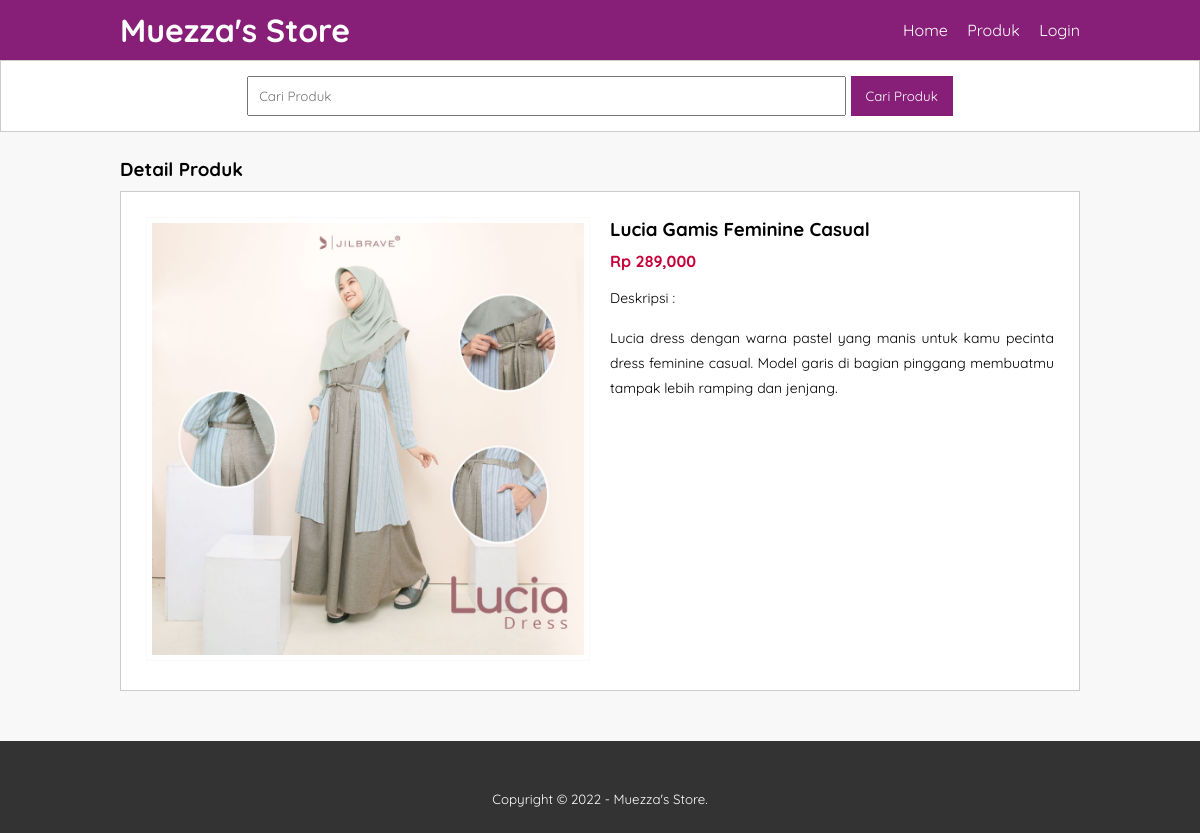
Screenshot of /detail-produk.php?id=23 with the database file from the repository.
### tables this page shows
CREATE TABLE `tb_product` (
  `product_id` int(11) NOT NULL,
  `category_id` int(11) NOT NULL,
  `product_name` varchar(100) NOT NULL,
  `product_price` int(11) NOT NULL,
  `product_description` text NOT NULL,
  `product_image` varchar(100) NOT NULL,
  `product_status` tinyint(1) NOT NULL,
  `data_created` timestamp NOT NULL DEFAULT current_timestamp()
);

### detail-produk.php (the view, shortened to what this page needs)
<?php
	include 'koneksi.php';
	$produk = mysqli_query($conn, "SELECT * FROM tb_product WHERE product_id = '".$_GET['id']."' ");
	$p = mysqli_fetch_object($produk);
?>
<!DOCTYPE html>
<html>
<head>
	<link rel="stylesheet" type="text/css" href="css/style.css">
</head>
<body>
	<header>
		<div class="container">
			<h1><a href="index.php">Muezza's Store</a></h1>
			<ul>
				<li><a href="index.php">Home</a></li>
				<li><a href="produk.php">Produk</a></li>
				<li><a href="login.php">Login</a></li>
			</ul>
		</div>
	</header>
	<div class="search">
		<div class="container">
			<form action="produk.php">
				<input type="text" name="search" placeholder="Cari Produk" value="<?php echo $_GET['search'] ?>">
				<input type="submit" name="cari" value="Cari Produk">
			</form>
		</div>
	</div>
	<div class="section">
		<div class="container">
			<h3>Detail Produk</h3>
			<div class="box">
				<div class="col-2">
					<img src="produk/<?php echo $p->product_image ?>" width="100%">
				</div>
				<div class="col-2">
					<h3><?php echo $p->product_name ?></h3>
					<h4>Rp <?php echo number_format($p->product_price) ?></h4>
					<p>Deskripsi :<br>
						<?php echo $p->product_description ?>
					</p>
				</div>
			</div>
		</div>
	</div>
	<div class="footer">
		<div class="container">
		<small><center>Copyright &copy; 2022 - Muezza's Store.</center></small>
		</div>
	</div>
</body>
</html>

### css/style.css (style rules this page uses)
* { padding:0; margin:0; font-family: 'Quicksand', sans-serif; }
body { background-color: #f8f8f8; }
a { color: inherit; text-decoration: none; }
header { background-color: #871F78; color: #fff; }
header h1 { float: left; padding:10px 0; }
header ul { float: right; }
header ul li { display: inline-block; }
header ul li a { padding:20px 0 20px 15px; display: inline-block; }
.container { width: 80%; margin:0 auto; }
.container:after { content: ''; display: block; clear: both; }
.section { padding:25px 0; }
.box { background-color: #fff; border:1px solid #ccc; padding:15px; box-sizing: border-box; margin:10px 0 25px 0; }
.box:after { content: ''; display: block; clear: both; }
.search { padding:15px 0; background-color: #fff; border:1px solid #ccc; text-align: center; }
.search input[type=text] { width: 60%; padding:10px; }
.search input[type=submit] { padding:12px 15px; background-color: #871F78; color:#fff; border:none; cursor: pointer; }
.footer { padding:25px 0; background-color: #333; color: #fff; text-align: center; }
.footer small { margin-top: 25px; display: inline-block; }
.col-2 { width: 50%; min-height: 200px; padding:10px; box-sizing: border-box; float: left; }
.col-2 img { border:1px solid #f9f9f9; padding:5px; box-sizing: border-box; }
.col-2 h3 { margin-bottom: 10px; }
.col-2 h4 { color: #C70039; }
.col-2 p { margin:15px 0; text-align: justify; line-height: 25px; font-size:14px; }

### rows the page displays
tb_product: product_image (picture), product_name "Lucia Gamis Feminine Casual", product_price "289,000", product_description "Lucia dress dengan warna pastel yang manis untuk kamu pecinta dress feminine casual. Model garis di bagian pinggang membuatmu tampak lebih ramping dan jenjang."
